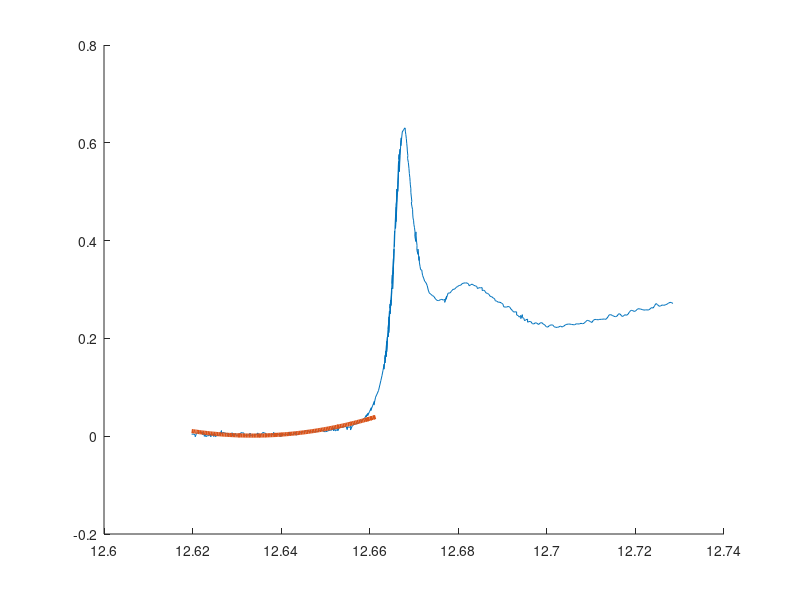

MATLAB code for this plot:
format long
x = csvread('SeO4.csv');

coluna1 = x(:,1);
coluna2 = x(:,2);

% ===============================================================================

col1_01 = x(1:150,1);
col2_01 = x(1:150,2);

c = col1_01(75);
sigma = 0.016;
k = 3;

pesos = exp(-((abs(col1_01-c)/sigma).^2));
tam_coluna1 = length(col1_01);
W = diag(pesos);
X = vander(col1_01);
X = X(:, tam_coluna1 - k : tam_coluna1);

aprox = ((X' * W * X) \ (X' * W * col2_01));
% aprox = flipud(aprox);

f_1 = X*aprox;
% f_1 = polyval(aprox,col1_01);

% ===============================================================================

% col1_02 = x(150:250,1);
% col2_02 = x(150:250,2);

% c = col1_02(55);
% sigma = 0.016;
% k = 3;

% pesos = exp(-((abs(col1_02-c)/sigma).^2));
% tam_coluna1 = length(col1_02);
% W = diag(pesos);
% X = vander(col1_02);
% X = X(:, tam_coluna1 - k : tam_coluna1);

% aprox = ((X' * W * X) \ (X' * W * col2_02));
% % aprox = flipud(aprox);

% f_2 = polyval(aprox,col1_02);

% ==============================================================================

hold 
plot(coluna1, coluna2, "-");
plot(col1_01, f_1, '-', 'LineWidth', 3);
% plot(col1_02, f_2, '-', 'LineWidth', 3);
